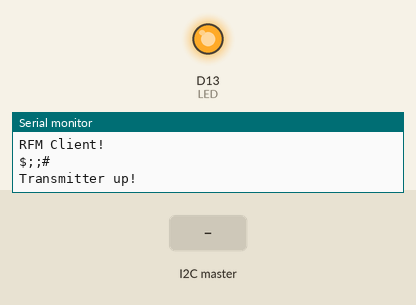
Recording of a sketch running on a simulated Arduino Zero (SAMD21). On the bench: output pins drawn as LEDs (lit = HIGH), the last lines printed to the serial monitor. The test bench sets the inputs (shaded band). No radio packets arrive unless stated.

Above: at 0.1 s.
At 2.2 s:
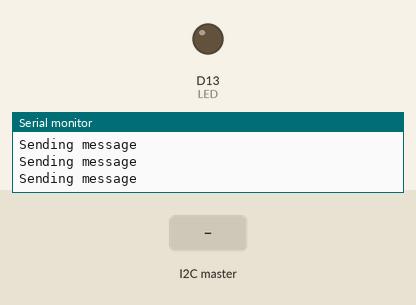
2.3 s: the I2C master sends the byte 1
3.8 s: the I2C master sends the byte 0
5.3 s: the I2C master sends the byte 2
Timing chart, 0 to 8.3 s (numbered marks = the images above; inputs shaded):
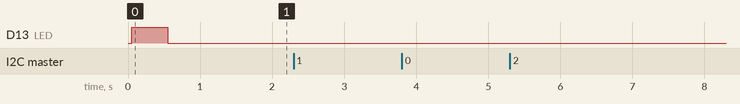

The sketch:

CNDH_SAMB_BOARD_CLIENT.ino
```cpp
/*
  Both the TX and RX ProRF boards will need a wire antenna. We recommend a 3" piece of wire.
  This example is a modified version of the example provided by the Radio Head
  Library which can be found here:
  www.github.com/PaulStoffregen/RadioHeadd
*/
//#define GPS 1
#include <SPI.h>
#include <Wire.h>
//Radio Head Library:
#include <RH_RF95.h>
#ifdef GPS 1
#include <QwiicMux0x10.h>
#include "SparkFun_I2C_GPS_Arduino_Library-modified.h"
#include <TinyGPS++.h>
#endif

#ifdef GPS 1
TinyGPSPlus gps; //Declare gps object
I2CGPS myI2CGPS; //Hook object to the library
#endif

// We need to provide the RFM95 module's chip select and interrupt pins to the
// rf95 instance below.On the SparkFun ProRF those pins are 12 and 6 respectively.
RH_RF95 rf95(12, 6);

int LED = 13; //Status LED is on pin 13
String str ="";
char strchar[32]={};
int packetCounter = 0; //Counts the number of packets sent
long timeSinceLastPacket = 0; //Tracks the time stamp of last packet received

// The broadcast frequency is set to 921.2, but the SADM21 ProRf operates
// anywhere in the range of 902-928MHz in the Americas.
// Europe operates in the frequencies 863-870, center frequency at 868MHz.
// This works but it is unknown how well the radio configures to this frequency:
//float frequency = 864.1;
float frequency = 921.2; //Broadcast frequency

String output_string = "";
const byte address[6] = "00001";
char buff[32];
char cr;
int incomingByte = 0;   // for incoming serial data

void setup()
{
  pinMode(LED, OUTPUT);
  Wire.begin(7);
  Wire.onReceive(receiveEvent);
  SerialUSB.begin(115200);
  // It may be difficult to read serial messages on startup. The following line
  // will wait for serial to be ready before continuing. Comment out if not needed.
//  while (!SerialUSB);
  SerialUSB.println("RFM Client!");

#ifdef GPS 1
  enableMuxPort1(0);
  if (myI2CGPS.begin() == false) {//Checks for succesful initialization of GPS
    SerialUSB.println("Module failed to respond. Please check wiring.");
    while (1); //Freeze!
  }
  disableMuxPort1(0);
#endif
  update_output();
  SerialUSB.print(output_string);
  //Initialize the Radio.
  if (rf95.init() == false) {
    SerialUSB.println("Radio Init Failed - Freezing");
    while (1);
  }
  else {
    //An LED inidicator to let us know radio initialization has completed.
    SerialUSB.println("Transmitter up!");
    digitalWrite(LED, HIGH);
    delay(500);
    digitalWrite(LED, LOW);
    delay(500);
  }

  // Set frequency
  rf95.setFrequency(frequency);

  // Transmitter power can range from 14-20dbm.
  rf95.setTxPower(14, true);
}


void loop()
{
  SerialUSB.println("Sending message");

  //Send a message to the other radio
  uint8_t toSend[] = "Hi there! This is radio";
  //sprintf(toSend, "Hi, my counter is: %d", packetCounter++);
  rf95.send(toSend, sizeof(toSend));
  rf95.waitPacketSent();

  // Now wait for a reply
//  byte buf[RH_RF95_MAX_MESSAGE_LEN];
//  byte len = sizeof(buf);
//
//  if (rf95.waitAvailableTimeout(2000)) {
//    // Should be a reply message for us now
//    if (rf95.recv(buf, &len)) {
//      SerialUSB.print("Got reply: ");
//      SerialUSB.println((char*)buf);
//      //SerialUSB.print(" RSSI: ");
//      //SerialUSB.print(rf95.lastRssi(), DEC);
//    }
//    else {
//      SerialUSB.println("Receive failed");
//    }
//  }
//  else {
//    SerialUSB.println("No reply, is the receiver running?");
//  }
  delay(500);
}

void update_output() {
  output_string = "$;";
#ifdef GPS 1
  enableMuxPort1(0);
  while (myI2CGPS.available()) { //available() returns the number of new bytes available from the GPS module
    gps.encode(myI2CGPS.read()); //Feed the GPS parser
  }
  output_string += gps.date.day();
  output_string += "/";
  output_string += gps.date.month();
  output_string += "/";
  output_string += gps.date.year();
  output_string += ";";
  output_string += gps.location.lat(); //GPS latitude
  output_string += ";";
  output_string += gps.location.lng(); //GPS longitude
  disableMuxPort1(0);
#endif
  delay(50);

  output_string += ";#";
  output_string += "\n";
}


void receiveEvent(int howMany)
{
  while(Wire.available()){
    str=char(Wire.read());
    SerialUSB.print(str);
  }
  SerialUSB.println();

}
```
